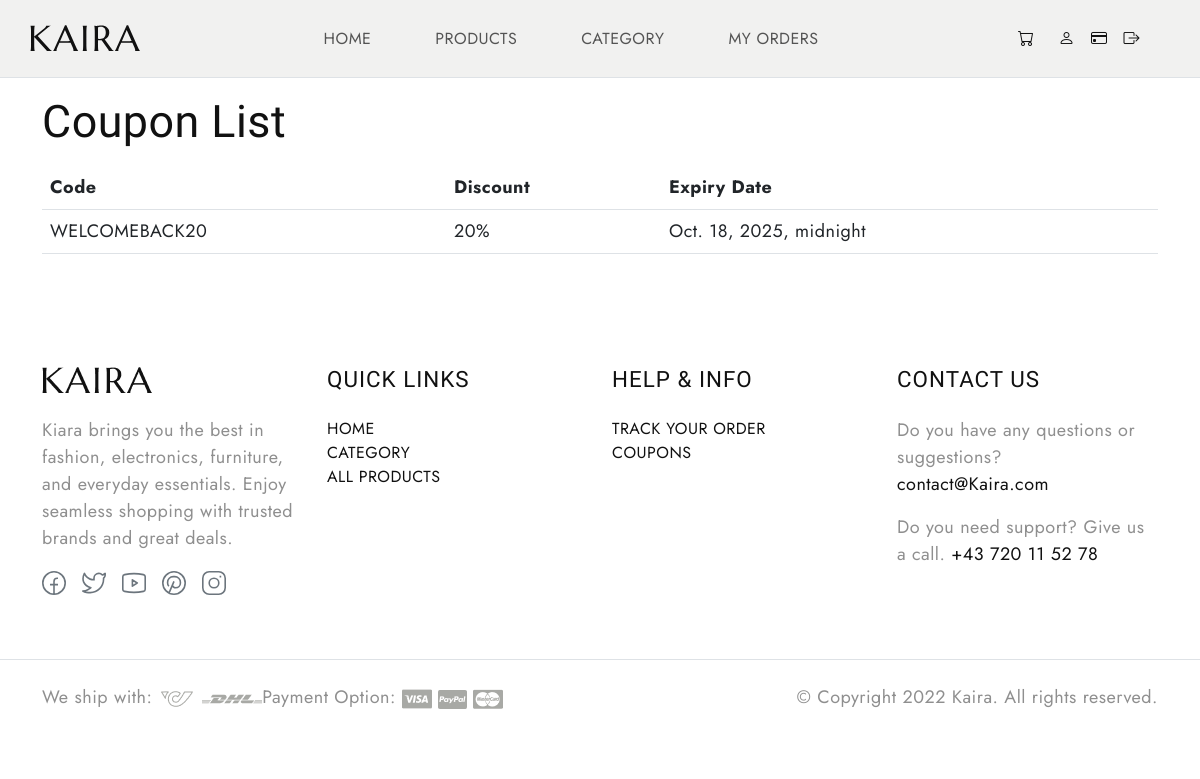
Screenshot of /user-Coupons (signed in) with the database file from the repository.
### Ekartapp/models.py (models this page shows, shortened)
class Coupons(models.Model):
    code = models.CharField(max_length=50)
    discount_amount = models.DecimalField(max_digits=10,decimal_places=2,null=True,blank=True)
    discount_percent = models.PositiveIntegerField(null=True,blank=True)
    expiry_date = models.DateTimeField()
    is_active = models.BooleanField(default=True)
    status = models.BooleanField(default=True)
    def is_valid(self):
        return self.is_active and self.expiry_date >= timezone.now()

### Ekartapp/user_views.py (the view)
# urls.py: path('user-Coupons',user_views.couponsUser,name='userCoupons'),
@login_required(login_url='login1')
def couponsUser(request):
    coupons = Coupons.objects.filter(status = True,is_active=True, expiry_date__gte = timezone.now())
    return render(request,'user/cart/all_coupons.html',{'coupons':coupons})

### template/user/cart/all_coupons.html
{% extends 'user/userHome.html' %}
{% load static %}
{% block content %}
<div class="container">
    <div class="row">
        <h3 class="text-capitalize my-3">Coupon List</h3>
        <div class="col">
                <table class="table">
                    <thead>
                        <tr>
                            <th scope="col" class="text-dark text-capitalize">code</th>
                            <th scope="col" class="text-dark text-capitalize">discount</th>
                            <th scope="col" class="text-dark text-capitalize">expiry date</th>
                        </tr>
                    </thead>
                    <tbody>
                        {% for coupon in coupons %}
                            {% if coupon.is_valid %}
                                <tr>
                                    <td class="text-dark">{{ coupon.code }}</td>
                                    <td class="text-dark">
                                        {% if coupon.discount_amount %}
                                            {{ coupon.discount_amount }}
                                        {% elif coupon.discount_percent %}
                                            {{ coupon.discount_percent }}%
                                        {% else %}
                                            -
                                        {% endif %}
                                    </td>
                                    <td class="text-dark">{{ coupon.expiry_date }}</td>
                                </tr>
                            {% endif %}
                        {% empty %}
                            <tr>
                                <td colspan="3" class="text-center">No coupons available</td>
                            </tr>
                        {% endfor %}
                    </tbody>
                </table>
        </div>
    </div>
</div>
{% endblock %}

### static/home/style.css (style rules this page uses)
body { --heading-font: "Marcellus", Roboto, sans-serif; --heading-font-weight: 400; --heading-color: #111; --heading-line-height: 1.24; --swiper-theme-color: #8C907E; --bs-body-font-family: "Jost", Roboto, sans-serif; --bs-body-font-size: 18px; --bs-body-font-weight: 400; --bs-body-line-height: 1.5; --bs-body-color: #8f8f8f; --bs-body-color-rgb: 143, 143, 143; --bs-primary: #8C907E; --bs-secondary: #6c757d; --bs-black: #111; --bs-light: #F1F1F0; --bs-dark: #212529; --bs-gray: #9aa1a7; --bs-gray-dark: #51565b; --bs-primary-rgb: 140, 144, 126; --bs-secondary-rgb: 108, 117, 125; --bs-black-rgb: 17, 17, 17; --bs-light-rgb: 241, 241, 240; --bs-dark-rgb: 33, 37, 41; --bs-link-color: #111; --bs-link-color-rgb: 17, 17, 17; --bs-link-decoration: underline; --bs-link-hover-color: #111; --bs-link-hover-color-rgb: 17, 17, 17; }
body { letter-spacing: 0.03rem; }
h1, .h1, h2, .h2, h3, .h3, h4, .h4, h5, .h5, h6, .h6 { font-family: var(--heading-font); font-weight: var(--heading-font-weight); color: var(--heading-color); line-height: var(--heading-line-height); }
h1, h2, h3 { margin: 25px 0; }
h3, .h3 { font-size: 2.8rem; }

### rows the page displays
Coupons: code "WELCOMEBACK20", discount_percent "20", expiry_date "Oct. 18, 2025, midnight"
